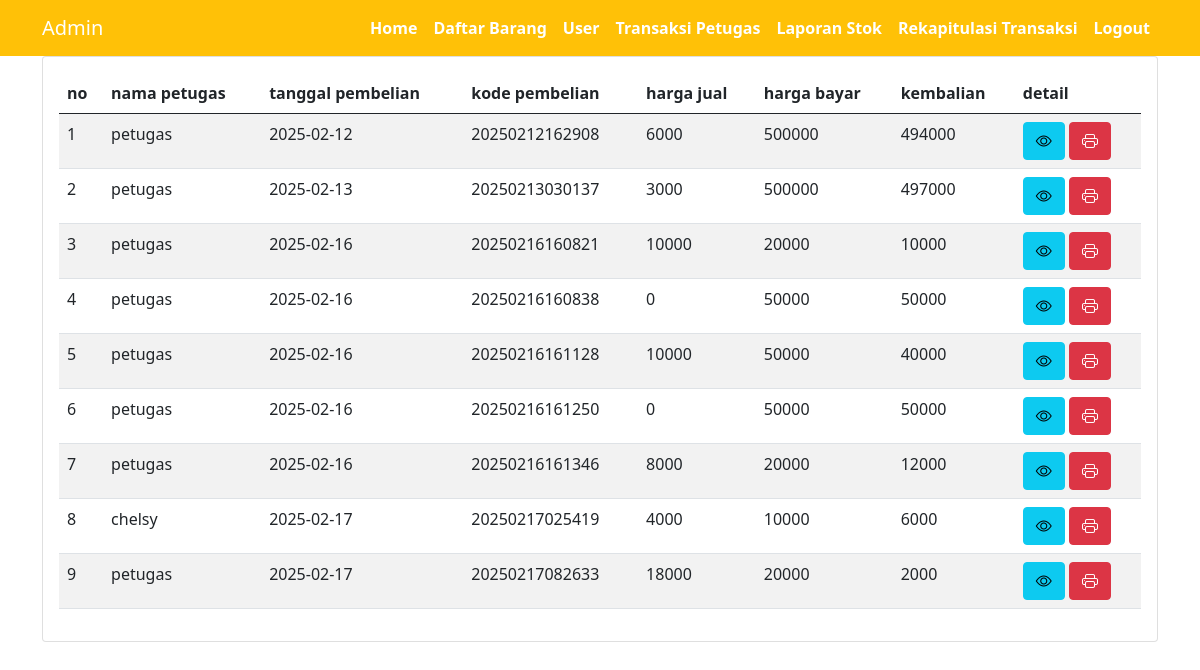
The app's page /admin/transaksi-petugas.php with its own data.
### tables this page shows
CREATE TABLE `pembelian` (
  `id` int NOT NULL,
  `harga_jual` int DEFAULT NULL,
  `harga_bayar` int DEFAULT NULL,
  `kembalian` int DEFAULT NULL,
  `kode_pembelian` varchar(150) DEFAULT NULL,
  `tanggal_pembelian` date DEFAULT NULL,
  `user_id` int DEFAULT NULL
);

CREATE TABLE `user` (
  `id` int NOT NULL,
  `username` varchar(50) DEFAULT NULL,
  `password` varchar(100) DEFAULT NULL,
  `role` enum('petugas','admin') DEFAULT NULL
);

### admin/transaksi-petugas.php (the view, shortened to what this page needs)
<?php
include ('../koneksi.php');
$data ="SELECT * FROM pembelian p
LEFT JOIN user u ON p.user_id = u.id" ;
$eksekusi = mysqli_query($koneksi, $data);
$pembelian = mysqli_fetch_all($eksekusi, MYSQLI_ASSOC);
?>
<!DOCTYPE html>
<html lang="en">
<head>
    <link href="https://cdn.jsdelivr.net/npm/bootstrap@5.0.2/dist/css/bootstrap.min.css" rel="stylesheet"
>
    <link rel="stylesheet" href="https://cdn.jsdelivr.net/npm/bootstrap-icons@1.11.3/font/bootstrap-icons.min.css">
</head>
<body>
    <?php
    require_once('navbar-admin.php');
    ?>
    <div class="container">
        <div class="card">
            <div class="card-body">
                <table class="table table-striped">
                    <thead>
                        <tr>
                            <th>no</th>
                            <th>nama petugas</th>
                            <th>tanggal pembelian</th>
                            <th>kode pembelian</th>
                            <th>harga jual</th>
                            <th>harga bayar</th>
                            <th>kembalian</th>
                            <th>detail</th>
                        </tr>
                    </thead>
                    <tbody>
                        <?php
                    $no=1;
                    foreach($pembelian as $data) {
                    ?>
                        <tr>
                            <td><?=$no++?></td>
                            <td><?=$data['username']?></td>
                            <td><?=$data['tanggal_pembelian']?></td>
                            <td><?=$data['kode_pembelian']?></td>
                            <td><?=$data['harga_jual']?></td>
                            <td><?=$data['harga_bayar']?></td>
                            <td><?=$data['kembalian']?></td>
                            <td>
                                <a href="detail_transaksi.php?kode_pembelian=<?=$data['kode_pembelian']?>" class="btn btn-info"><i class="bi bi-eye"></i></a>
                                <a href="../nota.php?kode_pembelian=<?=$data['kode_pembelian']?>"target="_blank" class="btn btn-danger"><i class="bi bi-printer"></i></a>
                            </td>
                        </tr>
                        <?php
                        }
                    ?>
                    </tbody>
                </table>
            </div>
        </div>
    </div>
</body>
</html>

### records on screen
pembelian: user.username "petugas", tanggal_pembelian "2025-02-12", kode_pembelian "20250212162908", harga_jual "6000", harga_bayar "500000", kembalian "494000"
pembelian: user.username "petugas", tanggal_pembelian "2025-02-13", kode_pembelian "20250213030137", harga_jual "3000", harga_bayar "500000", kembalian "497000"
pembelian: user.username "petugas", tanggal_pembelian "2025-02-16", kode_pembelian "20250216160821", harga_jual "10000", harga_bayar "20000", kembalian "10000"
pembelian: user.username "petugas", tanggal_pembelian "2025-02-16", kode_pembelian "20250216160838", harga_jual "0", harga_bayar "50000", kembalian "50000"
pembelian: user.username "petugas", tanggal_pembelian "2025-02-16", kode_pembelian "20250216161128", harga_jual "10000", harga_bayar "50000", kembalian "40000"
pembelian: user.username "petugas", tanggal_pembelian "2025-02-16", kode_pembelian "20250216161250", harga_jual "0", harga_bayar "50000", kembalian "50000"
pembelian: user.username "petugas", tanggal_pembelian "2025-02-16", kode_pembelian "20250216161346", harga_jual "8000", harga_bayar "20000", kembalian "12000"
pembelian: user.username "chelsy", tanggal_pembelian "2025-02-17", kode_pembelian "20250217025419", harga_jual "4000", harga_bayar "10000", kembalian "6000"
pembelian: user.username "petugas", tanggal_pembelian "2025-02-17", kode_pembelian "20250217082633", harga_jual "18000", harga_bayar "20000", kembalian "2000"
